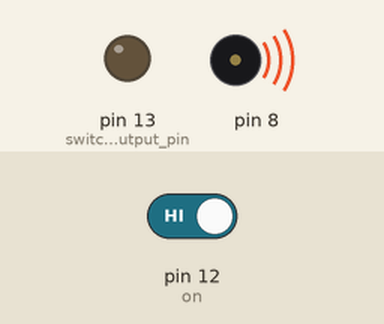
Recording of a sketch running on a simulated Arduino Uno, built with avr-gcc and run on an emulated ATmega328P. Shown: output pins drawn as LEDs (lit = HIGH), buzzer (waves = sounding). Inputs (shaded band) come from the test bench; at power-on: pin 12 (on) HIGH. What the sketch prints to the serial monitor is not drawn.

Above: at 2.8 s.
2.9 s: pin 12 (on) driven LOW
7.0 s: pin 12 (on) driven HIGH
Timing chart, 0 to 10.0 s (numbered marks = the images above; inputs shaded):
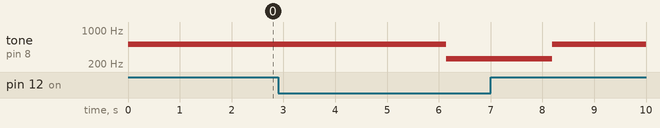

The sketch:

arduino.ino
```cpp
void setup() {
Serial.begin(9600);
pinMode(13,OUTPUT);// switching output pin
pinMode(12,INPUT_PULLUP);// on/off hook collector pin
}
bool currentState=false;
void loop() {
 Serial.println(digitalRead(12)+(2*digitalRead(13)));// write current state to serial port
noTone(8);//disable tone
if(currentState){
  digitalWrite(13,HIGH);// switch on
  tone(8,1024);  // switch on tone
}else{
  digitalWrite(13,LOW);//switch off
  tone(8,512);  // switch off tone
}
delay(2048);// wait anout 2 seconds
if(digitalRead(12)==LOW){ // if phone is active
  delay(2048);// wait 2 seconds
  tone(8,256);// update tone
  delay(2048);//wait another 2 seconds
  if(digitalRead(12)==LOW)
  currentState=!currentState;//invert current state
}
}
```

Measured:
- after the input at 2.9 s, tone on pin 8: 512 Hz → 256 Hz after 3.2 s
- after the input at 7.0 s, pin 13 (switching_output_pin): stays LOW (without the input it goes to HIGH after 1.2 s)
